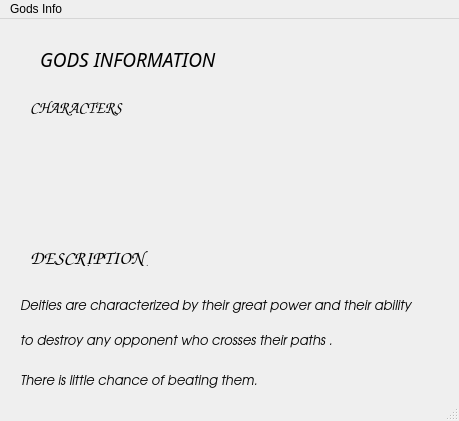
<?xml version="1.0" encoding="UTF-8"?>
<ui version="4.0">
 <class>godsInformation</class>
 <widget class="QMainWindow" name="godsInformation">
  <property name="geometry">
   <rect>
    <x>0</x>
    <y>0</y>
    <width>459</width>
    <height>421</height>
   </rect>
  </property>
  <property name="windowTitle">
   <string>MainWindow</string>
  </property>
  <widget class="QWidget" name="centralwidget">
   <widget class="QLabel" name="label">
    <property name="geometry">
     <rect>
      <x>40</x>
      <y>20</y>
      <width>221</width>
      <height>41</height>
     </rect>
    </property>
    <property name="font">
     <font>
      <family>Purisa</family>
      <pointsize>14</pointsize>
      <italic>true</italic>
     </font>
    </property>
    <property name="text">
     <string>GODS INFORMATION</string>
    </property>
   </widget>
   <widget class="QLabel" name="label_2">
    <property name="geometry">
     <rect>
      <x>40</x>
      <y>110</y>
      <width>81</width>
      <height>81</height>
     </rect>
    </property>
    <property name="text">
     <string/>
    </property>
    <property name="pixmap">
     <pixmap>../../Escritorio/imagenes GUI/imagen52.png</pixmap>
    </property>
   </widget>
   <widget class="QLabel" name="label_3">
    <property name="geometry">
     <rect>
      <x>140</x>
      <y>110</y>
      <width>81</width>
      <height>81</height>
     </rect>
    </property>
    <property name="text">
     <string/>
    </property>
    <property name="pixmap">
     <pixmap>../../Escritorio/imagenes GUI/imagen53.png</pixmap>
    </property>
   </widget>
   <widget class="QLabel" name="label_4">
    <property name="geometry">
     <rect>
      <x>250</x>
      <y>110</y>
      <width>71</width>
      <height>81</height>
     </rect>
    </property>
    <property name="text">
     <string/>
    </property>
    <property name="pixmap">
     <pixmap>../../Escritorio/imagenes GUI/imagen54.png</pixmap>
    </property>
   </widget>
   <widget class="QLabel" name="label_5">
    <property name="geometry">
     <rect>
      <x>360</x>
      <y>100</y>
      <width>71</width>
      <height>91</height>
     </rect>
    </property>
    <property name="text">
     <string/>
    </property>
    <property name="pixmap">
     <pixmap>../../Escritorio/imagenes GUI/imagen55.png</pixmap>
    </property>
   </widget>
   <widget class="QLabel" name="label_6">
    <property name="geometry">
     <rect>
      <x>20</x>
      <y>260</y>
      <width>421</width>
      <height>51</height>
     </rect>
    </property>
    <property name="font">
     <font>
      <family>URW Gothic L</family>
      <pointsize>10</pointsize>
      <italic>true</italic>
     </font>
    </property>
    <property name="text">
     <string>Deities are characterized by their great power and their ability </string>
    </property>
   </widget>
   <widget class="QLabel" name="label_7">
    <property name="geometry">
     <rect>
      <x>30</x>
      <y>80</y>
      <width>111</width>
      <height>17</height>
     </rect>
    </property>
    <property name="font">
     <font>
      <family>URW Chancery L</family>
      <pointsize>12</pointsize>
      <weight>75</weight>
      <italic>true</italic>
      <bold>true</bold>
     </font>
    </property>
    <property name="text">
     <string>CHARACTERS</string>
    </property>
   </widget>
   <widget class="QLabel" name="label_8">
    <property name="geometry">
     <rect>
      <x>30</x>
      <y>230</y>
      <width>131</width>
      <height>17</height>
     </rect>
    </property>
    <property name="font">
     <font>
      <family>URW Chancery L</family>
      <pointsize>14</pointsize>
      <weight>75</weight>
      <italic>true</italic>
      <bold>true</bold>
     </font>
    </property>
    <property name="text">
     <string>DESCRIPTION</string>
    </property>
   </widget>
   <widget class="QLabel" name="label_9">
    <property name="geometry">
     <rect>
      <x>20</x>
      <y>310</y>
      <width>421</width>
      <height>21</height>
     </rect>
    </property>
    <property name="font">
     <font>
      <family>URW Gothic L</family>
      <pointsize>10</pointsize>
      <italic>true</italic>
     </font>
    </property>
    <property name="text">
     <string>to destroy any opponent who crosses their paths . </string>
    </property>
   </widget>
   <widget class="QLabel" name="label_10">
    <property name="geometry">
     <rect>
      <x>20</x>
      <y>350</y>
      <width>361</width>
      <height>21</height>
     </rect>
    </property>
    <property name="font">
     <font>
      <family>URW Gothic L</family>
      <pointsize>10</pointsize>
      <italic>true</italic>
     </font>
    </property>
    <property name="text">
     <string>There is little chance of beating them.</string>
    </property>
   </widget>
  </widget>
  <widget class="QMenuBar" name="menubar">
   <property name="geometry">
    <rect>
     <x>0</x>
     <y>0</y>
     <width>459</width>
     <height>25</height>
    </rect>
   </property>
   <widget class="QMenu" name="menuGods_Info">
    <property name="title">
     <string>Gods Info</string>
    </property>
   </widget>
   <addaction name="menuGods_Info"/>
  </widget>
  <widget class="QStatusBar" name="statusbar"/>
 </widget>
 <resources/>
 <connections/>
</ui>
